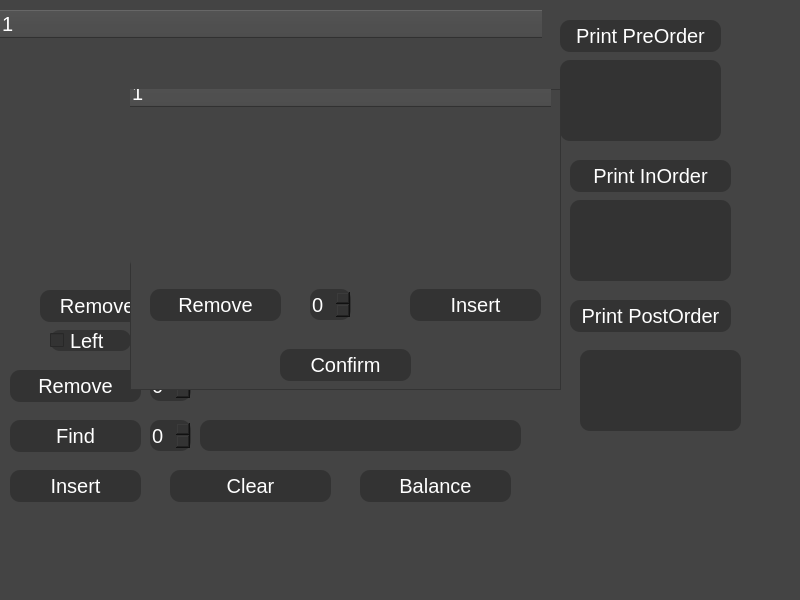
<?xml version="1.0" encoding="UTF-8"?>
<ui version="4.0">
 <class>MainWindow</class>
 <widget class="QMainWindow" name="MainWindow">
  <property name="geometry">
   <rect>
    <x>0</x>
    <y>0</y>
    <width>800</width>
    <height>600</height>
   </rect>
  </property>
  <property name="windowTitle">
   <string>MainWindow</string>
  </property>
  <property name="styleSheet">
   <string notr="true">background-color:#444444;</string>
  </property>
  <widget class="QWidget" name="centralwidget">
   <widget class="QPushButton" name="removeSubTreeBut">
    <property name="geometry">
     <rect>
      <x>40</x>
      <y>290</y>
      <width>201</width>
      <height>32</height>
     </rect>
    </property>
    <property name="styleSheet">
     <string notr="true">QPushButton {
    background-color: #333333;
    color: #ffffff;
    font-family: &quot;Arial Bold&quot;;
    font-size: 20px;
    border-radius: 10px;
    
}

QPushButton:hover {
    background-color: #444444;
}

QPushButton:pressed {
    background-color: #222222;
}</string>
    </property>
    <property name="text">
     <string>Remove Sub Tree</string>
    </property>
   </widget>
   <widget class="QTreeWidget" name="treeWidget">
    <property name="geometry">
     <rect>
      <x>0</x>
      <y>10</y>
      <width>542</width>
      <height>251</height>
     </rect>
    </property>
    <property name="styleSheet">
     <string notr="true"> background-color: #444444;
    color: #ffffff;
    font-family: &quot;Arial Bold&quot;;
    font-size: 20px;
    border-radius: 10px;</string>
    </property>
    <column>
     <property name="text">
      <string notr="true">1</string>
     </property>
    </column>
   </widget>
   <widget class="QPushButton" name="insertBut">
    <property name="geometry">
     <rect>
      <x>10</x>
      <y>470</y>
      <width>131</width>
      <height>32</height>
     </rect>
    </property>
    <property name="styleSheet">
     <string notr="true">QPushButton {
    background-color: #333333;
    color: #ffffff;
    font-family: &quot;Arial Bold&quot;;
    font-size: 20px;
    border-radius: 10px;
    
}

QPushButton:hover {
    background-color: #444444;
}

QPushButton:pressed {
    background-color: #222222;
}</string>
    </property>
    <property name="text">
     <string>Insert</string>
    </property>
   </widget>
   <widget class="QPushButton" name="removeBut">
    <property name="geometry">
     <rect>
      <x>10</x>
      <y>370</y>
      <width>131</width>
      <height>32</height>
     </rect>
    </property>
    <property name="styleSheet">
     <string notr="true">QPushButton {
    background-color: #333333;
    color: #ffffff;
    font-family: &quot;Arial Bold&quot;;
    font-size: 20px;
    border-radius: 10px;
    
}

QPushButton:hover {
    background-color: #444444;
}

QPushButton:pressed {
    background-color: #222222;
}</string>
    </property>
    <property name="text">
     <string>Remove</string>
    </property>
   </widget>
   <widget class="QPushButton" name="clearBut">
    <property name="geometry">
     <rect>
      <x>170</x>
      <y>470</y>
      <width>161</width>
      <height>32</height>
     </rect>
    </property>
    <property name="styleSheet">
     <string notr="true">QPushButton {
    background-color: #333333;
    color: #ffffff;
    font-family: &quot;Arial Bold&quot;;
    font-size: 20px;
    border-radius: 10px;
    
}

QPushButton:hover {
    background-color: #444444;
}

QPushButton:pressed {
    background-color: #222222;
}</string>
    </property>
    <property name="text">
     <string>Clear</string>
    </property>
   </widget>
   <widget class="QPushButton" name="findBut">
    <property name="geometry">
     <rect>
      <x>10</x>
      <y>420</y>
      <width>131</width>
      <height>32</height>
     </rect>
    </property>
    <property name="styleSheet">
     <string notr="true">QPushButton {
    background-color: #333333;
    color: #ffffff;
    font-family: &quot;Arial Bold&quot;;
    font-size: 20px;
    border-radius: 10px;
    
}

QPushButton:hover {
    background-color: #444444;
}

QPushButton:pressed {
    background-color: #222222;
}</string>
    </property>
    <property name="text">
     <string>Find</string>
    </property>
   </widget>
   <widget class="QSpinBox" name="findSpin">
    <property name="geometry">
     <rect>
      <x>150</x>
      <y>420</y>
      <width>41</width>
      <height>31</height>
     </rect>
    </property>
    <property name="styleSheet">
     <string notr="true">background-color: #333333;
    color: #ffffff;
    font-family: &quot;Arial Bold&quot;;
    font-size: 20px;
    border-radius: 10px;</string>
    </property>
   </widget>
   <widget class="QLabel" name="findLabel">
    <property name="geometry">
     <rect>
      <x>200</x>
      <y>420</y>
      <width>321</width>
      <height>31</height>
     </rect>
    </property>
    <property name="styleSheet">
     <string notr="true"> 	background-color:#333333;
	color: white;
    font-family: &quot;Arial Bold&quot;;
    font-size: 20px;
    border-radius: 10px;</string>
    </property>
    <property name="text">
     <string/>
    </property>
   </widget>
   <widget class="QSpinBox" name="removespin">
    <property name="geometry">
     <rect>
      <x>150</x>
      <y>370</y>
      <width>41</width>
      <height>31</height>
     </rect>
    </property>
    <property name="styleSheet">
     <string notr="true">background-color: #333333;
    color: #ffffff;
    font-family: &quot;Arial Bold&quot;;
    font-size: 20px;
    border-radius: 10px;</string>
    </property>
   </widget>
   <widget class="QPushButton" name="printPreOrderBut">
    <property name="geometry">
     <rect>
      <x>560</x>
      <y>20</y>
      <width>161</width>
      <height>32</height>
     </rect>
    </property>
    <property name="styleSheet">
     <string notr="true">QPushButton {
    background-color: #333333;
    color: #ffffff;
    font-family: &quot;Arial Bold&quot;;
    font-size: 20px;
    border-radius: 10px;
    
}

QPushButton:hover {
    background-color: #444444;
}

QPushButton:pressed {
    background-color: #222222;
}</string>
    </property>
    <property name="text">
     <string>Print PreOrder</string>
    </property>
   </widget>
   <widget class="QPushButton" name="printInOrderBut">
    <property name="geometry">
     <rect>
      <x>570</x>
      <y>160</y>
      <width>161</width>
      <height>32</height>
     </rect>
    </property>
    <property name="styleSheet">
     <string notr="true">QPushButton {
    background-color: #333333;
    color: #ffffff;
    font-family: &quot;Arial Bold&quot;;
    font-size: 20px;
    border-radius: 10px;
    
}

QPushButton:hover {
    background-color: #444444;
}

QPushButton:pressed {
    background-color: #222222;
}</string>
    </property>
    <property name="text">
     <string>Print InOrder</string>
    </property>
   </widget>
   <widget class="QPushButton" name="printPostOrderBut">
    <property name="geometry">
     <rect>
      <x>570</x>
      <y>300</y>
      <width>161</width>
      <height>32</height>
     </rect>
    </property>
    <property name="styleSheet">
     <string notr="true">QPushButton {
    background-color: #333333;
    color: #ffffff;
    font-family: &quot;Arial Bold&quot;;
    font-size: 20px;
    border-radius: 10px;
    
}

QPushButton:hover {
    background-color: #444444;
}

QPushButton:pressed {
    background-color: #222222;
}</string>
    </property>
    <property name="text">
     <string>Print PostOrder</string>
    </property>
   </widget>
   <widget class="QTextEdit" name="preOrderEdit">
    <property name="geometry">
     <rect>
      <x>560</x>
      <y>60</y>
      <width>161</width>
      <height>81</height>
     </rect>
    </property>
    <property name="styleSheet">
     <string notr="true">background-color: #333333;
    color: #ffffff;
    font-family: &quot;Arial Bold&quot;;
    font-size: 20px;
    border-radius: 10px;background-color: #333333;
    color: #ffffff;
    font-family: &quot;Arial Bold&quot;;
    font-size: 20px;
    border-radius: 10px;</string>
    </property>
   </widget>
   <widget class="QTextEdit" name="inOrderEdit">
    <property name="geometry">
     <rect>
      <x>570</x>
      <y>200</y>
      <width>161</width>
      <height>81</height>
     </rect>
    </property>
    <property name="styleSheet">
     <string notr="true">background-color: #333333;
    color: #ffffff;
    font-family: &quot;Arial Bold&quot;;
    font-size: 20px;
    border-radius: 10px;background-color: #333333;
    color: #ffffff;
    font-family: &quot;Arial Bold&quot;;
    font-size: 20px;
    border-radius: 10px;</string>
    </property>
   </widget>
   <widget class="QTextEdit" name="postOrderEdit">
    <property name="geometry">
     <rect>
      <x>580</x>
      <y>350</y>
      <width>161</width>
      <height>81</height>
     </rect>
    </property>
    <property name="styleSheet">
     <string notr="true">background-color: #333333;
    color: #ffffff;
    font-family: &quot;Arial Bold&quot;;
    font-size: 20px;
    border-radius: 10px;background-color: #333333;
    color: #ffffff;
    font-family: &quot;Arial Bold&quot;;
    font-size: 20px;
    border-radius: 10px;</string>
    </property>
   </widget>
   <widget class="QSpinBox" name="removeSubTreeSpin">
    <property name="geometry">
     <rect>
      <x>260</x>
      <y>290</y>
      <width>41</width>
      <height>31</height>
     </rect>
    </property>
    <property name="styleSheet">
     <string notr="true">background-color: #333333;
    color: #ffffff;
    font-family: &quot;Arial Bold&quot;;
    font-size: 20px;
    border-radius: 10px;</string>
    </property>
   </widget>
   <widget class="QCheckBox" name="subTreeRight">
    <property name="geometry">
     <rect>
      <x>150</x>
      <y>330</y>
      <width>101</width>
      <height>21</height>
     </rect>
    </property>
    <property name="styleSheet">
     <string notr="true">
    background-color: #333333;
    color: #ffffff;
    font-family: &quot;Arial Bold&quot;;
    font-size: 20px;
    border-radius: 10px;
    </string>
    </property>
    <property name="text">
     <string>Right</string>
    </property>
   </widget>
   <widget class="QCheckBox" name="subTreeLeft">
    <property name="geometry">
     <rect>
      <x>50</x>
      <y>330</y>
      <width>81</width>
      <height>21</height>
     </rect>
    </property>
    <property name="styleSheet">
     <string notr="true">
    background-color: #333333;
    color: #ffffff;
    font-family: &quot;Arial Bold&quot;;
    font-size: 20px;
    border-radius: 10px;
   </string>
    </property>
    <property name="text">
     <string>Left</string>
    </property>
   </widget>
   <widget class="QPushButton" name="balanceBut">
    <property name="geometry">
     <rect>
      <x>360</x>
      <y>470</y>
      <width>151</width>
      <height>32</height>
     </rect>
    </property>
    <property name="styleSheet">
     <string notr="true">QPushButton {
    background-color: #333333;
    color: #ffffff;
    font-family: &quot;Arial Bold&quot;;
    font-size: 20px;
    border-radius: 10px;
    
}

QPushButton:hover {
    background-color: #444444;
}

QPushButton:pressed {
    background-color: #222222;
}</string>
    </property>
    <property name="text">
     <string>Balance</string>
    </property>
   </widget>
   <widget class="QPushButton" name="addSubTreeBut">
    <property name="geometry">
     <rect>
      <x>340</x>
      <y>290</y>
      <width>181</width>
      <height>32</height>
     </rect>
    </property>
    <property name="styleSheet">
     <string notr="true">QPushButton {
    background-color: #333333;
    color: #ffffff;
    font-family: &quot;Arial Bold&quot;;
    font-size: 20px;
    border-radius: 10px;
    
}

QPushButton:hover {
    background-color: #444444;
}

QPushButton:pressed {
    background-color: #222222;
}</string>
    </property>
    <property name="text">
     <string>Add Sub Tree</string>
    </property>
   </widget>
   <widget class="QFrame" name="frame">
    <property name="geometry">
     <rect>
      <x>130</x>
      <y>89</y>
      <width>431</width>
      <height>301</height>
     </rect>
    </property>
    <property name="styleSheet">
     <string notr="true">background-color:#444444;</string>
    </property>
    <property name="frameShape">
     <enum>QFrame::StyledPanel</enum>
    </property>
    <property name="frameShadow">
     <enum>QFrame::Raised</enum>
    </property>
    <widget class="QTreeWidget" name="secondtreeWidget">
     <property name="geometry">
      <rect>
       <x>0</x>
       <y>-10</y>
       <width>421</width>
       <height>191</height>
      </rect>
     </property>
     <property name="styleSheet">
      <string notr="true"> background-color: #444444;
    color: #ffffff;
    font-family: &quot;Arial Bold&quot;;
    font-size: 20px;
    border-radius: 10px;</string>
     </property>
     <column>
      <property name="text">
       <string notr="true">1</string>
      </property>
     </column>
    </widget>
    <widget class="QPushButton" name="removeBut_2">
     <property name="geometry">
      <rect>
       <x>20</x>
       <y>200</y>
       <width>131</width>
       <height>32</height>
      </rect>
     </property>
     <property name="styleSheet">
      <string notr="true">QPushButton {
    background-color: #333333;
    color: #ffffff;
    font-family: &quot;Arial Bold&quot;;
    font-size: 20px;
    border-radius: 10px;
    
}

QPushButton:hover {
    background-color: #444444;
}

QPushButton:pressed {
    background-color: #222222;
}</string>
     </property>
     <property name="text">
      <string>Remove</string>
     </property>
    </widget>
    <widget class="QSpinBox" name="removespin_2">
     <property name="geometry">
      <rect>
       <x>180</x>
       <y>200</y>
       <width>41</width>
       <height>31</height>
      </rect>
     </property>
     <property name="styleSheet">
      <string notr="true">background-color: #333333;
    color: #ffffff;
    font-family: &quot;Arial Bold&quot;;
    font-size: 20px;
    border-radius: 10px;</string>
     </property>
    </widget>
    <widget class="QPushButton" name="insertBut_2">
     <property name="geometry">
      <rect>
       <x>280</x>
       <y>200</y>
       <width>131</width>
       <height>32</height>
      </rect>
     </property>
     <property name="styleSheet">
      <string notr="true">QPushButton {
    background-color: #333333;
    color: #ffffff;
    font-family: &quot;Arial Bold&quot;;
    font-size: 20px;
    border-radius: 10px;
    
}

QPushButton:hover {
    background-color: #444444;
}

QPushButton:pressed {
    background-color: #222222;
}</string>
     </property>
     <property name="text">
      <string>Insert</string>
     </property>
    </widget>
    <widget class="QPushButton" name="confirmBut">
     <property name="geometry">
      <rect>
       <x>150</x>
       <y>260</y>
       <width>131</width>
       <height>32</height>
      </rect>
     </property>
     <property name="styleSheet">
      <string notr="true">QPushButton {
    background-color: #333333;
    color: #ffffff;
    font-family: &quot;Arial Bold&quot;;
    font-size: 20px;
    border-radius: 10px;
    
}

QPushButton:hover {
    background-color: #444444;
}

QPushButton:pressed {
    background-color: #222222;
}</string>
     </property>
     <property name="text">
      <string>Confirm</string>
     </property>
    </widget>
   </widget>
  </widget>
  <widget class="QMenuBar" name="menubar">
   <property name="geometry">
    <rect>
     <x>0</x>
     <y>0</y>
     <width>800</width>
     <height>24</height>
    </rect>
   </property>
  </widget>
  <widget class="QStatusBar" name="statusbar"/>
 </widget>
 <resources/>
 <connections/>
</ui>
